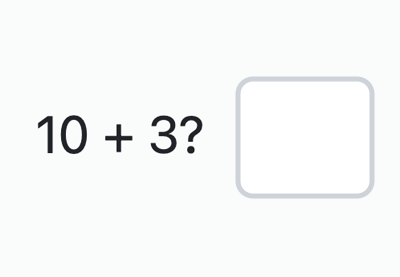
#> input picture samples/math_captcha/math1.png, 400 x 277 px
$ python -i classifier.py   (imports and definitions only)
#> lines starting #> are read from the running program, lines starting #| are printed output that depends on the picture; after the words box and inside, x2 and y2 are one past the last pixel; in counts of white or black regions, pixels touching at a corner belong together
"""
CAPTCHA Type Classifier - Smart Auto-Detection System

Uses multiple signals to accurately classify CAPTCHA types:
1. Image analysis (dimensions, aspect ratio, color distribution)
2. Quick OCR scan (detects math operators, text patterns)
3. Edge detection (complexity analysis for object CAPTCHAs)
4. Pattern matching (common CAPTCHA characteristics)
"""

import os
import re
import logging
from typing import Tuple, Dict, Any, Optional
from enum import Enum

import cv2
import numpy as np

logger = logging.getLogger(__name__)


class CaptchaType(str, Enum):
    """Detected CAPTCHA types."""
    TEXT = "Text CAPTCHA"
    MATH = "Math CAPTCHA"
    OBJECT = "Object CAPTCHA"
    UNKNOWN = "Unknown"


class ClassificationResult:
    """Result of CAPTCHA type classification."""

    # [4 lines left out: function __init__, not called in this run]

    def __repr__(self):
        return f"ClassificationResult(type={self.detected_type.value}, confidence={self.confidence:.0%})"


def analyze_image_properties(image_path: str) -> Dict[str, Any]:
    """
    Analyze basic image properties.

    Returns dict with:
    - dimensions, aspect_ratio
    - is_grayscale, dominant_colors
    - edge_density (complexity measure)
    """
#> called with image_path = '../samples/math_captcha/math1.png'
    image = cv2.imread(image_path)
#> image is the input picture: shape (277, 400, 3); mean B, G, R 247.8, 247.6, 246.6
    if image is None:
        return {"error": "Could not load image"}

    height, width = image.shape[:2]
#> height = 277; width = 400
    aspect_ratio = width / height if height > 0 else 1.0
#> aspect_ratio = 1.44

    # Check if grayscale
    if len(image.shape) == 2:
        is_grayscale = True
    else:
        b, g, r = cv2.split(image)
        is_grayscale = np.allclose(b, g, atol=10) and np.allclose(g, r, atol=10)
#> is_grayscale = True

    # Edge detection for complexity analysis
    gray = cv2.cvtColor(image, cv2.COLOR_BGR2GRAY) if len(image.shape) == 3 else image
    edges = cv2.Canny(gray, 50, 150)
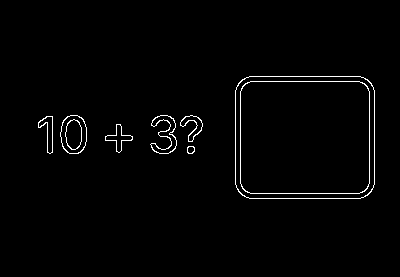
#> edges: shape (277, 400); 1.6% white in thin lines or dots, all inside (x1, y1, x2, y2) = (38, 76, 375, 199)
    edge_density = np.sum(edges > 0) / (width * height)
#> edge_density = 0.0157

    # Color variance (high variance = likely object CAPTCHA)
    if len(image.shape) == 3:
        color_std = np.std(image)
#> color_std = 25.05
    else:
        color_std = np.std(gray)

    # Contour analysis
    contours, _ = cv2.findContours(edges, cv2.RETR_EXTERNAL, cv2.CHAIN_APPROX_SIMPLE)
#> contours = 7 contours; box (x1, y1, x2, y2) and area: (235, 76, 375, 199) 16702, (60, 115, 87, 154) 823, (150, 115, 177, 154) 423, (105, 124, 133, 153) 244, (38, 116, 53, 154) 238, (180, 115, 203, 142) 231, (187, 146, 195, 154) 46
    num_contours = len(contours)
#> num_contours = 7

    return {
        "width": width,
        "height": height,
        "aspect_ratio": aspect_ratio,
        "is_grayscale": is_grayscale,
        "edge_density": edge_density,
        "color_std": color_std,
        "num_contours": num_contours,
        "total_pixels": width * height,
    }


def quick_ocr_scan(image_path: str) -> Dict[str, Any]:
    """
    Perform quick OCR to detect text patterns without full processing.
    Uses a lightweight approach for speed.
    """
    try:
        # Import here to avoid circular imports
        from solvers.ocr_reader import reader

        image = cv2.imread(image_path)
        if image is None:
            return {"error": "Could not load image"}

        # Quick preprocessing
        gray = cv2.cvtColor(image, cv2.COLOR_BGR2GRAY)
        _, thresh = cv2.threshold(gray, 0, 255, cv2.THRESH_BINARY + cv2.THRESH_OTSU)

        # Fast OCR scan
        results = reader.readtext(thresh, detail=1)

        if not results:
            return {
                "has_text": False,
                "text": "",
                "confidence": 0.0,
                "has_math_operators": False,
                "has_equals": False,
                "char_count": 0,
            }

        # Combine all detected text
        full_text = " ".join([text for _, text, _ in results])
        avg_confidence = sum([conf for _, _, conf in results]) / len(results)

        # Detect math patterns
        math_operators = ['+', '-', '×', 'x', '*', '÷', '/', '=']
        has_math_operators = any(op in full_text for op in ['+', '-', '*', '/', 'x', '×', '÷'])
        has_equals = '=' in full_text or '?' in full_text

        # Check for digit patterns typical of math CAPTCHAs
        digit_pattern = re.findall(r'\d+\s*[\+\-\*\/x×÷]\s*\d+', full_text)
        has_math_expression = len(digit_pattern) > 0

        # Check character types
        alpha_count = sum(1 for c in full_text if c.isalpha())
        digit_count = sum(1 for c in full_text if c.isdigit())

        return {
            "has_text": True,
            "text": full_text,
            "confidence": avg_confidence,
            "has_math_operators": has_math_operators,
            "has_equals": has_equals,
            "has_math_expression": has_math_expression,
            "char_count": len(full_text.replace(" ", "")),
            "alpha_count": alpha_count,
            "digit_count": digit_count,
            "alpha_ratio": alpha_count / max(len(full_text), 1),
            "digit_ratio": digit_count / max(len(full_text), 1),
        }
    except Exception as e:
        logger.warning(f"Quick OCR scan failed: {e}")
        return {
            "has_text": False,
            "text": "",
            "error": str(e),
        }


# [55 lines left out: function detect_object_captcha_signals, not called in this run]


def classify_captcha(image_path: str) -> ClassificationResult:
    """
    Main classification function - determines CAPTCHA type using multiple signals.

    Classification Logic:
    1. If has math operators/expressions → MATH
    2. If large, colorful, complex → OBJECT
    3. If has text without math → TEXT
    4. Fallback to TEXT (most common)

    Returns ClassificationResult with type, confidence, and all signals.
    """
    signals = {
        "image_properties": {},
        "ocr_scan": {},
        "object_signals": {},
    }

    # Gather all signals
    signals["image_properties"] = analyze_image_properties(image_path)
    signals["ocr_scan"] = quick_ocr_scan(image_path)
    signals["object_signals"] = detect_object_captcha_signals(image_path)

    # Score each type
    math_score = 0.0
    text_score = 0.0
    object_score = 0.0

    ocr = signals["ocr_scan"]
    img = signals["image_properties"]
    obj = signals["object_signals"]

    # === MATH CAPTCHA SCORING ===
    if ocr.get("has_math_operators", False):
        math_score += 0.4
    if ocr.get("has_equals", False):
        math_score += 0.2
    if ocr.get("has_math_expression", False):
        math_score += 0.3
    if ocr.get("digit_ratio", 0) > 0.5:
        math_score += 0.1
    # Math CAPTCHAs are usually small and simple
    if img.get("edge_density", 0) < 0.15:
        math_score += 0.1

    # === OBJECT CAPTCHA SCORING ===
    if obj.get("is_large", False):
        object_score += 0.2
    if obj.get("is_colorful", False):
        object_score += 0.3
    if obj.get("has_varied_objects", False):
        object_score += 0.2
    if img.get("edge_density", 0) > 0.2:
        object_score += 0.15
    if img.get("color_std", 0) > 60:
        object_score += 0.15
    # Large pixel count often means photos
    if img.get("total_pixels", 0) > 100000:
        object_score += 0.1
    # No clear text found
    if not ocr.get("has_text", False):
        object_score += 0.2

    # === TEXT CAPTCHA SCORING ===
    if ocr.get("has_text", False) and not ocr.get("has_math_operators", False):
        text_score += 0.4
    if ocr.get("alpha_ratio", 0) > 0.5:
        text_score += 0.2
    if ocr.get("char_count", 0) >= 4 and ocr.get("char_count", 0) <= 10:
        text_score += 0.15
    # Text CAPTCHAs are usually smaller
    if img.get("total_pixels", 0) < 50000:
        text_score += 0.1
    # Usually grayscale or limited colors
    if img.get("is_grayscale", False):
        text_score += 0.1

    # Normalize scores
    total = math_score + text_score + object_score
    if total == 0:
        total = 1.0

    math_score /= total
    text_score /= total
    object_score /= total

    # Determine winner
    scores = {
        CaptchaType.MATH: math_score,
        CaptchaType.TEXT: text_score,
        CaptchaType.OBJECT: object_score,
    }

    detected_type = max(scores, key=scores.get)
    confidence = scores[detected_type]

    # Add scores to signals for explainability
    signals["scores"] = {
        "math": round(math_score, 3),
        "text": round(text_score, 3),
        "object": round(object_score, 3),
    }
    signals["detected_type"] = detected_type.value
    signals["confidence"] = round(confidence, 3)

    logger.info(f"Classified as {detected_type.value} with {confidence:.0%} confidence")

    return ClassificationResult(
        detected_type=detected_type,
        confidence=confidence,
        signals=signals
    )


def get_captcha_type_name(result: ClassificationResult) -> str:
    """Get the display name for the detected CAPTCHA type."""
    return result.detected_type.value

#> (the run stopped early here; a loop or call above may not have finished)

$ run again, on samples/math_captcha/math3.png
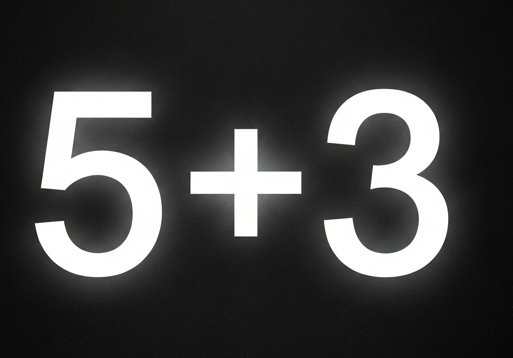
#> input picture samples/math_captcha/math3.png, 513 x 358 px
#> in analyze_image_properties, image is the input picture: shape (358, 513, 3); mean B, G, R 62.6, 62.8, 62.7
#> is_grayscale = True
#> in analyze_image_properties, `edges = cv2.Canny(gray, 50, 150)`:
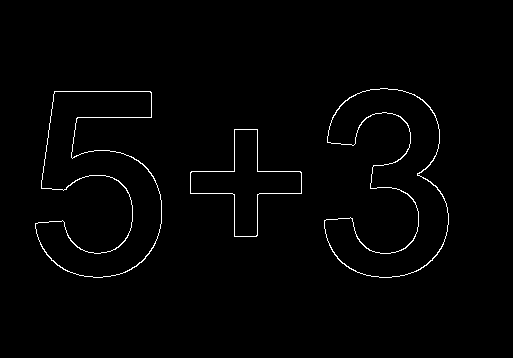
#> edges: shape (358, 513); 1.3% white in thin lines or dots, all inside (x1, y1, x2, y2) = (35, 88, 449, 278)
#> edge_density = 0.013
#> color_std = 79.7
#> contours = 3 contours; box (x1, y1, x2, y2) and area: (35, 91, 162, 278) 11483, (324, 88, 449, 278) 10674, (190, 129, 302, 237) 4400
#> num_contours = 3

$ run again, on samples/math_captcha/math4.png
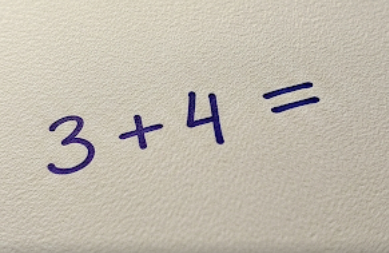
#> input picture samples/math_captcha/math4.png, 389 x 253 px
#> in analyze_image_properties, image is the input picture: shape (253, 389, 3); mean B, G, R 174.4, 187.3, 194.1
#> in analyze_image_properties, `b, g, r = cv2.split(image)`:
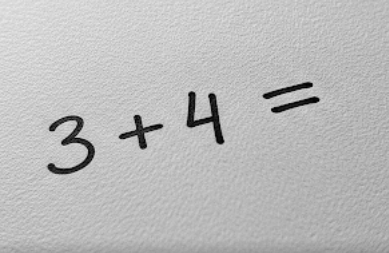
#> g: shape (253, 389); min 0, max 233, mean 187.3
#> is_grayscale = False
#> in analyze_image_properties, `edges = cv2.Canny(gray, 50, 150)`:
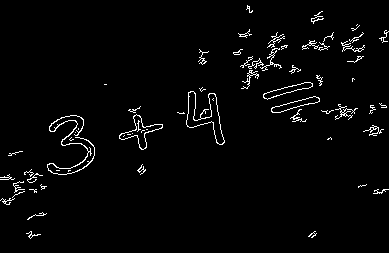
#> edges: shape (253, 389); 2.5% white in thin lines or dots
#> edge_density = 0.0253
#> color_std = 26.21
#> contours = 59 contours, 50 with area under 20; largest, box (x1, y1, x2, y2) and area: (186, 91, 225, 145) 706, (119, 114, 163, 150) 436, (271, 96, 320, 113) 276, (263, 82, 313, 100) 272, (47, 115, 95, 175) 84
#> num_contours = 59
